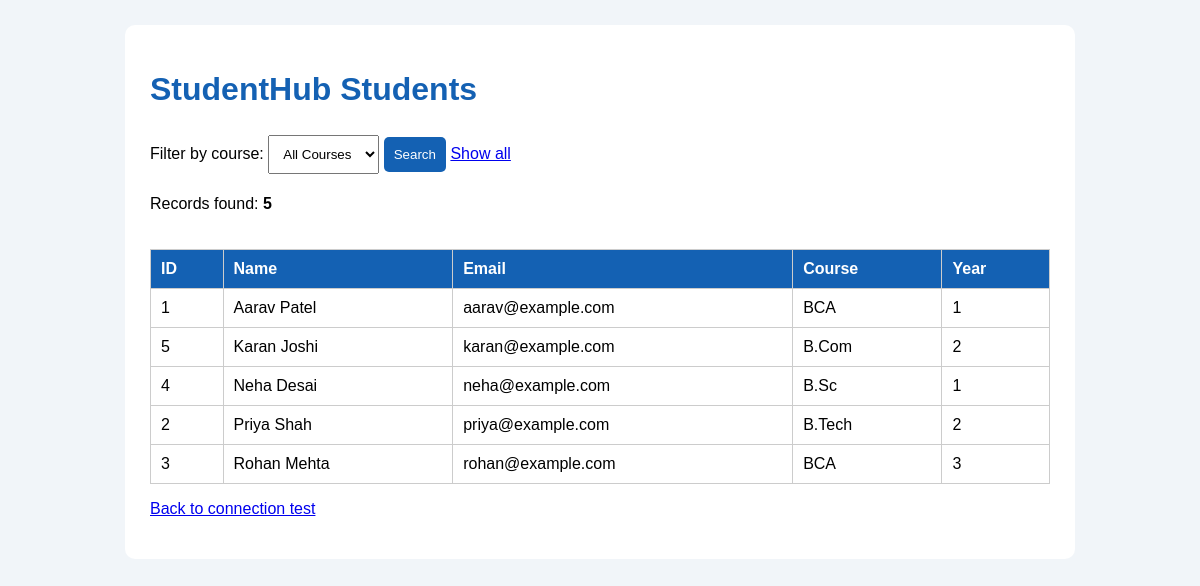
Page /students.php on the committed database.
### tables this page shows
CREATE TABLE IF NOT EXISTS students (
    student_id INT AUTO_INCREMENT PRIMARY KEY,
    name VARCHAR(100) NOT NULL,
    email VARCHAR(150) NOT NULL UNIQUE,
    course VARCHAR(100) NOT NULL,
    year TINYINT UNSIGNED NOT NULL,
    created_at TIMESTAMP DEFAULT CURRENT_TIMESTAMP
);

### students.php (the view, shortened to what this page needs)
<?php
require_once __DIR__ . "/db.php";
$course = trim($_GET["course"] ?? "");
try {
    if ($course !== "") {
        $stmt = $pdo->prepare(
            "SELECT student_id, name, email, course, year
             FROM students
             WHERE course = :course
             ORDER BY name"
        );
        $stmt->execute(["course" => $course]);
    } else {
        $stmt = $pdo->prepare(
            "SELECT student_id, name, email, course, year
             FROM students
             ORDER BY name"
        );
        $stmt->execute();
    }
    $students = $stmt->fetchAll();
} catch (PDOException $e) {
    error_log("Student query error: " . $e->getMessage());
    http_response_code(500);
    exit("Unable to load students. Please check the database.");
}
function e($value) {
    return htmlspecialchars((string)$value, ENT_QUOTES, "UTF-8");
}
?>
<!DOCTYPE html>
<html lang="en">
<head>
</head>
<body>
<main>
    <h1>StudentHub Students</h1>
    <form method="GET" action="students.php">
        <label for="course">Filter by course:</label>
        <select id="course" name="course">
            <option value="">All Courses</option>
        </select>
        <button type="submit">Search</button>
        <a href="students.php">Show all</a>
    </form>
    <p>Records found: <strong><?= count($students) ?></strong></p>
    <div class="table-container">
        <table>
            <thead>
                <tr>
                    <th>ID</th>
                    <th>Name</th>
                    <th>Email</th>
                    <th>Course</th>
                    <th>Year</th>
                </tr>
            </thead>
            <tbody>
                <?php if (empty($students)): ?>
                    <tr>
                        <td colspan="5">No students found.</td>
                    </tr>
                <?php else: ?>
                    <?php foreach ($students as $student): ?>
                        <tr>
                            <td><?= e($student["student_id"]) ?></td>
                            <td><?= e($student["name"]) ?></td>
                            <td><?= e($student["email"]) ?></td>
                            <td><?= e($student["course"]) ?></td>
                            <td><?= e($student["year"]) ?></td>
                        </tr>
                    <?php endforeach; ?>
                <?php endif; ?>
            </tbody>
        </table>
    </div>
    <p><a href="test_connection.php">Back to connection test</a></p>
</main>
</body>
</html>

### students.php (style rules this page uses)
body { font-family: Arial, sans-serif; background: #f1f5f9; margin: 0; padding: 25px; }
main { max-width: 900px; margin: auto; padding: 25px; background: white; border-radius: 10px; }
h1 { color: #1461b3; }
select, button { padding: 10px; margin: 5px 0; }
button { background: #1461b3; color: white; border: 0; border-radius: 5px; cursor: pointer; }
.table-container { overflow-x: auto; }
table { width: 100%; border-collapse: collapse; margin-top: 20px; }
th, td { padding: 10px; border: 1px solid #ccc; text-align: left; }
th { background: #1461b3; color: white; }

### rows in the picture
students: student_id "1", name "Aarav Patel", email "aarav@example.com", course "BCA", year "1"
students: student_id "5", name "Karan Joshi", email "karan@example.com", course "B.Com", year "2"
students: student_id "4", name "Neha Desai", email "neha@example.com", course "B.Sc", year "1"
students: student_id "2", name "Priya Shah", email "priya@example.com", course "B.Tech", year "2"
students: student_id "3", name "Rohan Mehta", email "rohan@example.com", course "BCA", year "3"

### other values in the picture
count($students) "5"
